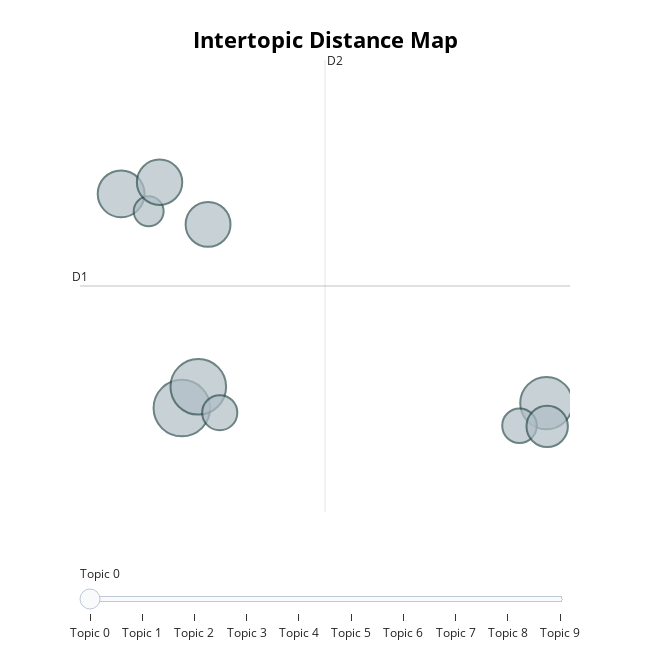

Notebook code for this chart:
### Markdown cell above
**Visualization**

### Code cell
model.visualize_topics()

### Figure 1 — Plotly figure (JSON) as saved in the notebook; plotly's stock layout.template omitted (floating-point values rounded to 4 significant figures)
{"data": [{"customdata": [[0, "addict | think | people | like | rue", 362], [1, "rue | zendaya | dead | end | narator", 575], [2, "agree | like | thing | read | hope", 493], [3, "rue | mouse | sell drug | good | feel", 214], [4, "scene | like | rue | music | finale", 556], [5, "feel | friend | want | way | end", 394], [6, "friend | kis | look | rue jule | scene", 161], [7, "rue | like | think | year | freshman", 222], [8, "like | think | friend | people | jule", 308], [9, "rue | dad | cal | want | end", 370]], "hovertemplate": "<b>Topic %{customdata[0]}</b><br>Words: %{customdata[1]}<br>Size: %{customdata[2]}", "legendgroup": "", "marker": {"color": "#B0BEC5", "line": {"color": "DarkSlateGrey", "width": 2}, "size": [362, 575, 493, 214, 556, 394, 161, 222, 308, 370], "sizemode": "area", "sizeref": 0.3594, "symbol": "circle"}, "mode": "markers", "name": "", "orientation": "v", "showlegend": false, "type": "scatter", "x": [-3.338, -3.806, 2.699, 2.218, -3.512, -4.89, -4.398, -3.13, 2.713, -4.203], "xaxis": "x", "y": [19.02, 14.5, 14.62, 14.06, 15.02, 19.77, 19.34, 14.38, 14.05, 20.05], "yaxis": "y"}], "layout": {"annotations": [{"showarrow": false, "text": "D1", "x": -5.623, "y": 17.5, "yshift": 10}, {"showarrow": false, "text": "D2", "x": -1.252, "xshift": 10, "y": 23.06}], "height": 650, "hoverlabel": {"bgcolor": "white", "font": {"family": "Rockwell", "size": 16}}, "legend": {"itemsizing": "constant", "tracegroupgap": 0}, "margin": {"t": 60}, "shapes": [{"line": {"color": "#CFD8DC", "width": 2}, "type": "line", "x0": -1.252, "x1": -1.252, "y0": 11.94, "y1": 23.06}, {"line": {"color": "#9E9E9E", "width": 2}, "type": "line", "x0": -5.623, "x1": 3.12, "y0": 17.5, "y1": 17.5}], "sliders": [{"active": 0, "pad": {"t": 50}, "steps": [{"args": [{"marker.color": [["red", "#B0BEC5", "#B0BEC5", "#B0BEC5", "#B0BEC5", "#B0BEC5", "#B0BEC5", "#B0BEC5", "#B0BEC5", "#B0BEC5"]]}], "label": "Topic 0", "method": "update"}, {"args": [{"marker.color": [["#B0BEC5", "red", "#B0BEC5", "#B0BEC5", "#B0BEC5", "#B0BEC5", "#B0BEC5", "#B0BEC5", "#B0BEC5", "#B0BEC5"]]}], "label": "Topic 1", "method": "update"}, {"args": [{"marker.color": [["#B0BEC5", "#B0BEC5", "red", "#B0BEC5", "#B0BEC5", "#B0BEC5", "#B0BEC5", "#B0BEC5", "#B0BEC5", "#B0BEC5"]]}], "label": "Topic 2", "method": "update"}, {"args": [{"marker.color": [["#B0BEC5", "#B0BEC5", "#B0BEC5", "red", "#B0BEC5", "#B0BEC5", "#B0BEC5", "#B0BEC5", "#B0BEC5", "#B0BEC5"]]}], "label": "Topic 3", "method": "update"}, {"args": [{"marker.color": [["#B0BEC5", "#B0BEC5", "#B0BEC5", "#B0BEC5", "red", "#B0BEC5", "#B0BEC5", "#B0BEC5", "#B0BEC5", "#B0BEC5"]]}], "label": "Topic 4", "method": "update"}, {"args": [{"marker.color": [["#B0BEC5", "#B0BEC5", "#B0BEC5", "#B0BEC5", "#B0BEC5", "red", "#B0BEC5", "#B0BEC5", "#B0BEC5", "#B0BEC5"]]}], "label": "Topic 5", "method": "update"}, {"args": [{"marker.color": [["#B0BEC5", "#B0BEC5", "#B0BEC5", "#B0BEC5", "#B0BEC5", "#B0BEC5", "red", "#B0BEC5", "#B0BEC5", "#B0BEC5"]]}], "label": "Topic 6", "method": "update"}, {"args": [{"marker.color": [["#B0BEC5", "#B0BEC5", "#B0BEC5", "#B0BEC5", "#B0BEC5", "#B0BEC5", "#B0BEC5", "red", "#B0BEC5", "#B0BEC5"]]}], "label": "Topic 7", "method": "update"}, {"args": [{"marker.color": [["#B0BEC5", "#B0BEC5", "#B0BEC5", "#B0BEC5", "#B0BEC5", "#B0BEC5", "#B0BEC5", "#B0BEC5", "red", "#B0BEC5"]]}], "label": "Topic 8", "method": "update"}, {"args": [{"marker.color": [["#B0BEC5", "#B0BEC5", "#B0BEC5", "#B0BEC5", "#B0BEC5", "#B0BEC5", "#B0BEC5", "#B0BEC5", "#B0BEC5", "red"]]}], "label": "Topic 9", "method": "update"}]}], "title": {"font": {"color": "Black", "size": 22}, "text": "<b>Intertopic Distance Map", "x": 0.5, "xanchor": "center", "y": 0.95, "yanchor": "top"}, "width": 650, "xaxis": {"anchor": "y", "domain": [0, 1], "range": [-5.623, 3.12], "title": {"text": ""}, "visible": false}, "yaxis": {"anchor": "x", "domain": [0, 1], "range": [11.94, 23.06], "title": {"text": ""}, "visible": false}}}
